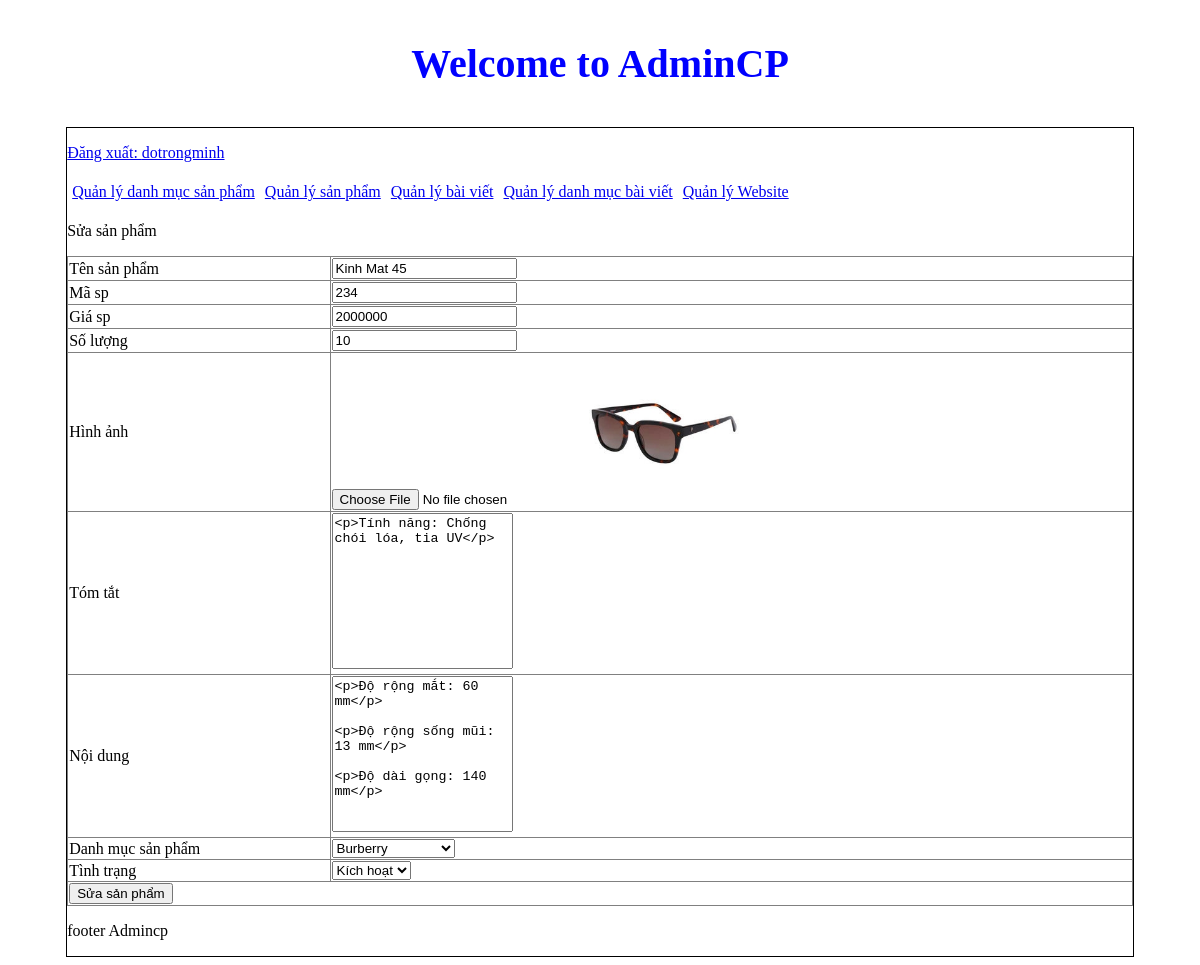
The page /admincp/index.php?action=quanlysp&query=sua&idsanpham=104 (signed in) on the database its author committed.
### tables this page shows
CREATE TABLE `tbl_sanpham` (
  `id_sanpham` int(11) NOT NULL,
  `tensanpham` varchar(300) NOT NULL,
  `masp` varchar(100) NOT NULL,
  `giasp` varchar(50) NOT NULL,
  `soluong` int(11) NOT NULL,
  `hinhanh` varchar(50) NOT NULL,
  `tomtat` tinytext NOT NULL,
  `noidung` text NOT NULL,
  `tinhtrang` int(11) NOT NULL,
  `id_danhmuc` int(11) NOT NULL
);

### admincp/modules/quanlysp/sua.php (the view, shortened to what this page needs)
<?php
$sql_sua_sp = "SELECT * FROM tbl_sanpham WHERE id_sanpham='$_GET[idsanpham]' LIMIT 1  ";
$query_sua_sp = mysqli_query($mysqli,$sql_sua_sp);
?>
<p>Sửa sản phẩm</p>
<table border="1" width="100%" style="border-collapse: collapse;" >
  <?php
  while($row = mysqli_fetch_array($query_sua_sp)){
  ?>
  <form method="POST" action="modules/quanlysp/xuly.php?idsanpham=<?php echo $row['id_sanpham'] ?>" enctype="multipart/form-data">
  <tr>
    <td>Tên sản phẩm</td>
    <td><input type="text" value="<?php echo $row['tensanpham'] ?>" name="tensanpham"  ></td>
  </tr>
  <tr>
    <td>Mã sp</td>
    <td><input type="text" value="<?php echo $row['masp'] ?>" name="masp"  ></td>
  </tr>
  <tr>
    <td>Giá sp</td>
    <td><input type="text" value="<?php echo $row['giasp'] ?>" name="giasp"  ></td>
  </tr>
  <tr>
    <td>Số lượng</td>
    <td><input type="text" value="<?php echo $row['soluong'] ?>" name="soluong"  ></td>
  </tr>
  <tr>
    <td>Hình ảnh</td>
    <td>
      <input type="file" name="hinhanh">
      <img src="modules/quanlysp/uploads/<?php echo $row['hinhanh'] ?> " width="150px">
    </td>
  </tr>
  <tr>
    <td>Tóm tắt</td>
    <td><textarea rows="10" name="tomtat" style="resize: none"><?php echo $row['tomtat'] ?></textarea></td>
  </tr>
  <tr>
    <td>Nội dung</td>
    <td><textarea rows="10" name="noidung" style="resize: none"><?php echo $row['noidung'] ?></textarea></td>
  </tr>
  <tr>
    <td>Danh mục sản phẩm</td>
    <td>
     <select name="danhmuc">
      <?php
      $sql_danhmuc = "SELECT * FROM tbl_danhmuc ORDER BY id_danhmuc DESC";
      $query_danhmuc = mysqli_query($mysqli,$sql_danhmuc);
      while($row_danhmuc = mysqli_fetch_array($query_danhmuc)){
        if($row_danhmuc['id_danhmuc']==$row['id_danhmuc']){
      ?>
       <option selected value="<?php echo $row_danhmuc['id_danhmuc'] ?>"><?php echo $row_danhmuc['tendanhmuc'] ?></option>
       <?php
     }else{
      ?>
      <option value="<?php echo $row_danhmuc['id_danhmuc'] ?>"><?php echo $row_danhmuc['tendanhmuc'] ?></option>
      <?php
     }
     }
       ?>
     </select>
    </td>
  </tr>
  <tr>
    <td>Tình trạng</td>
    <td>
     <select name="tinhtrang">
      <?php
      if($row['tinhtrang']==1){
      ?>
       <option value="1" selected>Kích hoạt</option>
       <?php
     }else{
       ?>
       <option value="1">Kích hoạt</option>
       <option value="0" selected>Ẩn</option>
       <?php
     }
       ?>
     </select>
    </td>
  </tr>
  <tr>
    <td colspan="2"><input type="submit" name="themsanpham" value="Sửa sản phẩm"></td>
  </tr>
</form>
<?php
}
?>
</table>

### rows shown on the page
tbl_sanpham: tensanpham "Kinh Mat 45", masp "234", giasp "2000000", soluong "10", hinhanh (picture), tomtat "<p>Tính năng: Chống chói lóa, tia UV</p>", noidung "<p>Độ rộng mắt: 60 mm</p> <p>Độ rộng sống mũi: 13 mm</p> <p>Độ dài gọng: 140 mm</p>", tinhtrang "Kích hoạt"

### other values the page prints
$_SESSION['dangnhap'] "dotrongminh"
form field danhmuc "Burberry"
